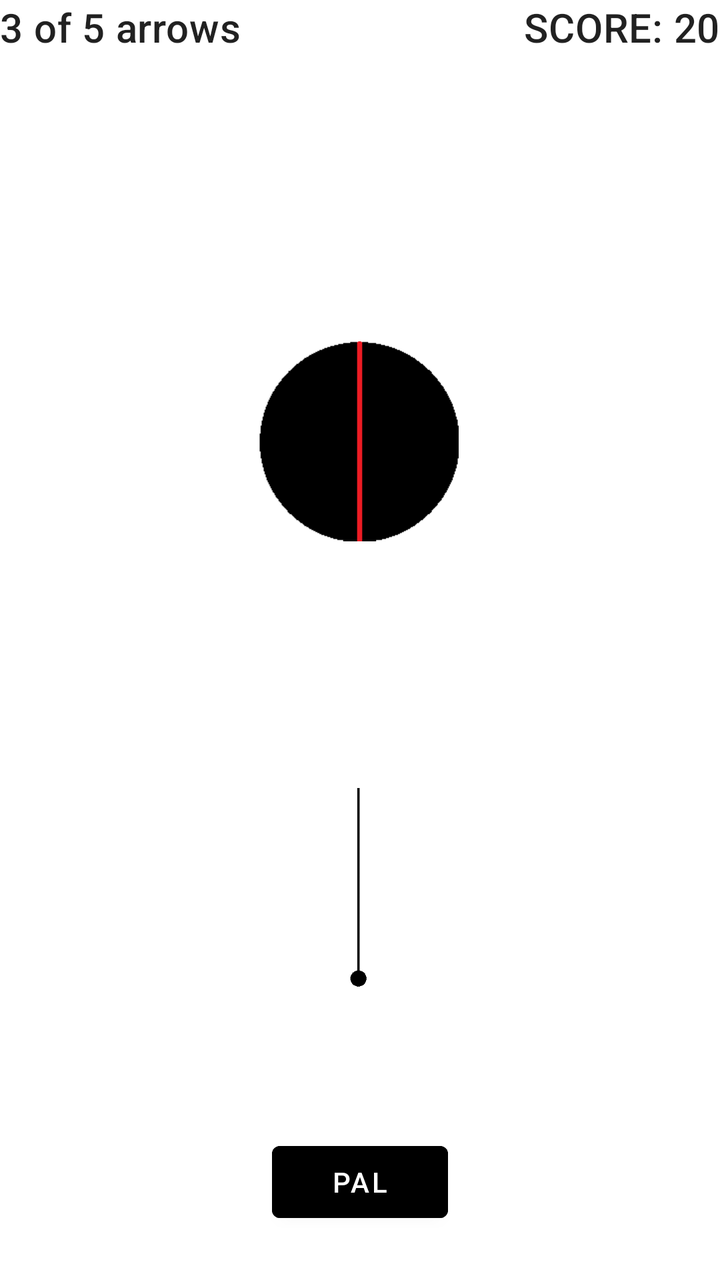
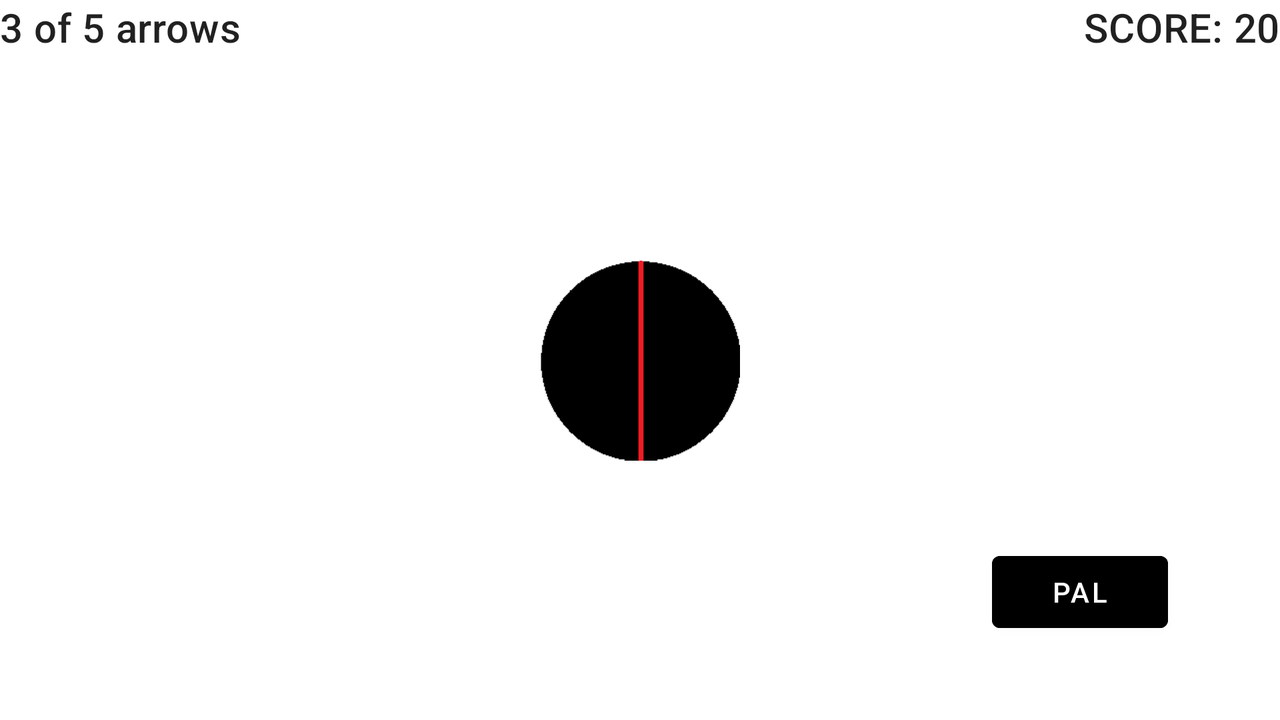

One screen, two layout resources from the same app: the default and the repository's alternative for another configuration. Each is rendered where Android would select it; the XML of both is given below.
<!-- AndroidManifest.xml: application theme Theme.Arrows -->
<!-- res/layout/fragment_game.xml -->
<?xml version="1.0" encoding="utf-8"?>
<layout xmlns:app="http://schemas.android.com/apk/res-auto"
    xmlns:tools="http://schemas.android.com/tools"
    xmlns:android="http://schemas.android.com/apk/res/android">
    <FrameLayout
        android:layout_width="match_parent"
        android:layout_height="match_parent">

        <androidx.constraintlayout.widget.ConstraintLayout
            android:layout_width="match_parent"
            android:layout_height="match_parent">

            <TextView
                android:id="@+id/word_count"
                android:layout_width="wrap_content"
                android:layout_height="wrap_content"
                android:text="@string/arrow_count"
                android:textAppearance="@style/TextAppearance.MaterialComponents.Headline6"
                app:layout_constraintStart_toStartOf="parent"
                app:layout_constraintTop_toTopOf="parent"
                tools:text="3 of 5 arrows" />

            <TextView
                android:id="@+id/score"
                android:layout_width="wrap_content"
                android:layout_height="wrap_content"
                android:text="@string/score"
                android:textAllCaps="true"
                android:textAppearance="@style/TextAppearance.MaterialComponents.Headline6"
                app:layout_constraintEnd_toEndOf="parent"
                app:layout_constraintTop_toTopOf="parent"
                tools:text="Score: 20" />

            <ImageView
                android:id="@+id/kruh"
                android:layout_width="100dp"
                android:layout_height="wrap_content"

                android:layout_marginTop="120dp"
                app:layout_constraintEnd_toEndOf="parent"
                app:layout_constraintHorizontal_bias="0.498"
                app:layout_constraintStart_toStartOf="parent"
                app:layout_constraintTop_toTopOf="parent"
                app:srcCompat="@drawable/circle2_debug" />

            <Button
                android:id="@+id/pal_button"
                android:layout_width="wrap_content"
                android:layout_height="wrap_content"
                android:layout_marginBottom="25dp"
                android:text="@string/pal"
                android:backgroundTint="@color/black"
                app:layout_constraintBottom_toBottomOf="parent"
                app:layout_constraintEnd_toEndOf="parent"
                app:layout_constraintStart_toStartOf="parent" />

            <ImageView
                android:id="@+id/arrow1"
                android:layout_width="wrap_content"
                android:layout_height="100dp"
                android:visibility="visible"
                app:layout_constraintBottom_toTopOf="@+id/pal_button"
                app:layout_constraintEnd_toEndOf="parent"
                app:layout_constraintHorizontal_bias="0.498"
                app:layout_constraintStart_toStartOf="parent"
                app:layout_constraintTop_toBottomOf="@+id/kruh"
                app:srcCompat="@drawable/arrow_2" />

            <ImageView
                android:id="@+id/arrow2"
                android:layout_width="wrap_content"
                android:layout_height="100dp"
                android:visibility="invisible"
                app:layout_constraintBottom_toTopOf="@+id/pal_button"
                app:layout_constraintEnd_toEndOf="parent"
                app:layout_constraintHorizontal_bias="0.498"
                app:layout_constraintStart_toStartOf="parent"
                app:layout_constraintTop_toBottomOf="@+id/kruh"
                app:srcCompat="@drawable/arrow_2" />

            <ImageView
                android:id="@+id/arrow3"
                android:layout_width="wrap_content"
                android:layout_height="100dp"
                android:visibility="invisible"
                app:layout_constraintBottom_toTopOf="@+id/pal_button"
                app:layout_constraintEnd_toEndOf="parent"
                app:layout_constraintHorizontal_bias="0.498"
                app:layout_constraintStart_toStartOf="parent"
                app:layout_constraintTop_toBottomOf="@+id/kruh"
                app:srcCompat="@drawable/arrow_2" />


            <ImageView
                android:id="@+id/arrow4"
                android:layout_width="wrap_content"
                android:layout_height="100dp"
                android:visibility="invisible"
                app:layout_constraintBottom_toTopOf="@+id/pal_button"
                app:layout_constraintEnd_toEndOf="parent"
                app:layout_constraintHorizontal_bias="0.498"
                app:layout_constraintStart_toStartOf="parent"
                app:layout_constraintTop_toBottomOf="@+id/kruh"
                app:srcCompat="@drawable/arrow_2" />


            <ImageView
                android:id="@+id/arrow5"
                android:layout_width="wrap_content"
                android:layout_height="100dp"
                android:visibility="invisible"
                app:layout_constraintBottom_toTopOf="@+id/pal_button"
                app:layout_constraintEnd_toEndOf="parent"
                app:layout_constraintHorizontal_bias="0.498"
                app:layout_constraintStart_toStartOf="parent"
                app:layout_constraintTop_toBottomOf="@+id/kruh"
                app:srcCompat="@drawable/arrow_2" />


        </androidx.constraintlayout.widget.ConstraintLayout>
    </FrameLayout>

</layout>
<!-- resources referenced by this layout -->
<resources>
  <color name="black">#FF000000</color>
  <!-- drawable arrow_2: png bitmap (drawable, 983 bytes) -->
  <!-- drawable circle2_debug: png bitmap (drawable, 1519 bytes) -->
  <string name="arrow_count">%d of %d arrow</string>
  <string name="pal">pal</string>
  <string name="score">Score: %d</string>
  <style name="Theme.Arrows" parent="Theme.MaterialComponents.DayNight.DarkActionBar">
          
          <item name="colorPrimary">@color/purple_500</item>
          <item name="colorPrimaryVariant">@color/purple_700</item>
          <item name="colorOnPrimary">@color/white</item>
          
          <item name="colorSecondary">@color/teal_200</item>
          <item name="colorSecondaryVariant">@color/teal_700</item>
          <item name="colorOnSecondary">@color/black</item>
          
          <item name="android:statusBarColor" tools:targetApi="l">?attr/colorPrimaryVariant</item>
          
      </style>
  <color name="purple_500">#FF6200EE</color>
  <color name="purple_700">#FF3700B3</color>
  <color name="white">#FFFFFFFF</color>
  <color name="teal_200">#FF03DAC5</color>
  <color name="teal_700">#FF018786</color>
</resources>
<!-- res/layout-land/fragment_game.xml (the repository's variant of the layout above) -->
<!-- drawn on the phone turned sideways -->
<?xml version="1.0" encoding="utf-8"?>
<layout xmlns:app="http://schemas.android.com/apk/res-auto"
    xmlns:tools="http://schemas.android.com/tools"
    xmlns:android="http://schemas.android.com/apk/res/android">
    <FrameLayout
        android:layout_width="match_parent"
        android:layout_height="match_parent">

        <androidx.constraintlayout.widget.ConstraintLayout
            android:layout_width="match_parent"
            android:layout_height="match_parent">

            <TextView
                android:id="@+id/word_count"
                android:layout_width="wrap_content"
                android:layout_height="wrap_content"
                android:text="@string/arrow_count"
                android:textAppearance="@style/TextAppearance.MaterialComponents.Headline6"
                app:layout_constraintStart_toStartOf="parent"
                app:layout_constraintTop_toTopOf="parent"
                tools:text="3 of 5 arrows" />

            <TextView
                android:id="@+id/score"
                android:layout_width="wrap_content"
                android:layout_height="wrap_content"
                android:text="@string/score"
                android:textAllCaps="true"
                android:textAppearance="@style/TextAppearance.MaterialComponents.Headline6"
                app:layout_constraintEnd_toEndOf="parent"
                app:layout_constraintTop_toTopOf="parent"
                tools:text="Score: 20" />

            <ImageView
                android:id="@+id/kruh"
                android:layout_width="100dp"
                android:layout_height="wrap_content"

                app:layout_constraintBottom_toBottomOf="parent"
                app:layout_constraintEnd_toEndOf="parent"
                app:layout_constraintStart_toStartOf="parent"
                app:layout_constraintTop_toTopOf="parent"
                app:srcCompat="@drawable/circle2_debug" />

            <Button
                android:id="@+id/pal_button"
                android:layout_width="wrap_content"
                android:layout_height="wrap_content"
                android:layout_marginEnd="56dp"
                android:layout_marginBottom="40dp"
                android:backgroundTint="@color/black"
                android:text="@string/pal"
                app:layout_constraintBottom_toBottomOf="parent"
                app:layout_constraintEnd_toEndOf="parent" />

            <ImageView
                android:id="@+id/arrow1"
                android:layout_width="wrap_content"
                android:layout_height="100dp"
                android:layout_marginTop="200dp"
                android:rotation="270"
                android:visibility="visible"
                app:layout_constraintEnd_toEndOf="parent"
                app:layout_constraintStart_toStartOf="parent"
                app:layout_constraintTop_toBottomOf="@+id/kruh"
                app:srcCompat="@drawable/arrow_2" />

            <ImageView
                android:id="@+id/arrow2"
                android:layout_width="wrap_content"
                android:layout_height="100dp"
                android:layout_marginTop="200dp"
                android:rotation="270"
                android:visibility="invisible"
                app:layout_constraintEnd_toEndOf="parent"
                app:layout_constraintStart_toStartOf="parent"
                app:layout_constraintTop_toBottomOf="@+id/kruh"
                app:srcCompat="@drawable/arrow_2" />


            <ImageView
                android:id="@+id/arrow3"
                android:layout_width="wrap_content"
                android:layout_height="100dp"
                android:layout_marginTop="200dp"
                android:rotation="270"
                android:visibility="invisible"
                app:layout_constraintEnd_toEndOf="parent"
                app:layout_constraintStart_toStartOf="parent"
                app:layout_constraintTop_toBottomOf="@+id/kruh"
                app:srcCompat="@drawable/arrow_2" />

            <ImageView
                android:id="@+id/arrow4"
                android:layout_width="wrap_content"
                android:layout_height="100dp"
                android:layout_marginTop="200dp"
                android:rotation="270"
                android:visibility="invisible"
                app:layout_constraintEnd_toEndOf="parent"
                app:layout_constraintStart_toStartOf="parent"
                app:layout_constraintTop_toBottomOf="@+id/kruh"
                app:srcCompat="@drawable/arrow_2" />


            <ImageView
                android:id="@+id/arrow5"
                android:layout_width="wrap_content"
                android:layout_height="100dp"
                android:layout_marginTop="200dp"
                android:rotation="270"
                android:visibility="invisible"
                app:layout_constraintEnd_toEndOf="parent"
                app:layout_constraintStart_toStartOf="parent"
                app:layout_constraintTop_toBottomOf="@+id/kruh"
                app:srcCompat="@drawable/arrow_2" />


        </androidx.constraintlayout.widget.ConstraintLayout>
    </FrameLayout>

</layout>
